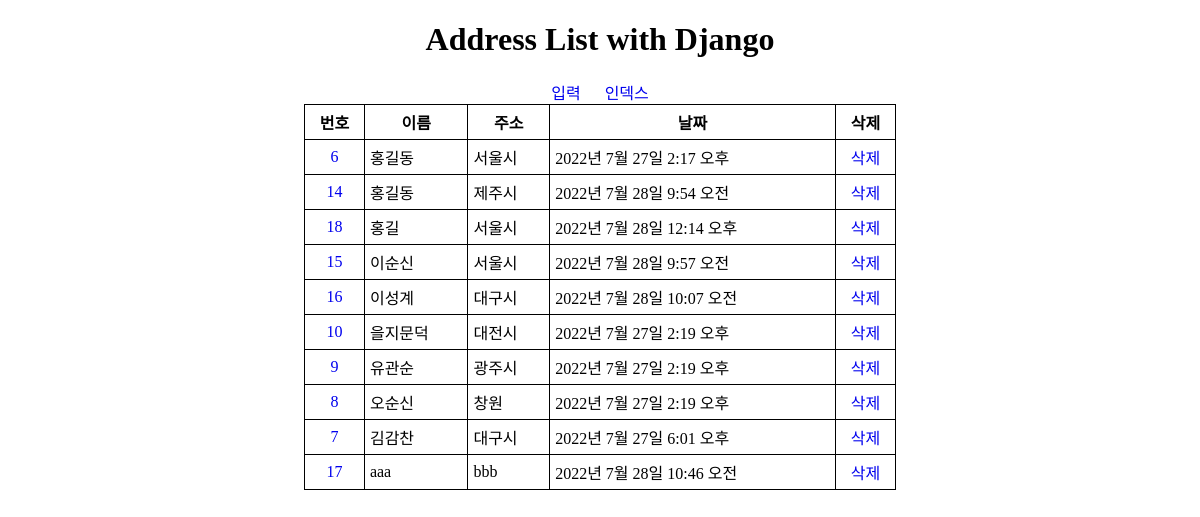
The app's page /pjsapp/list/, older data.
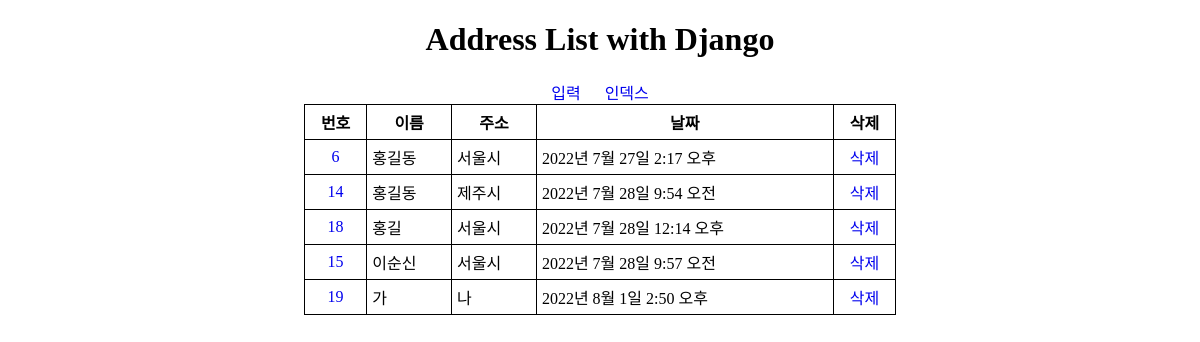
The same page, newer data.
### pjsapp/models.py (models this page shows)
class Address(models.Model):
    name = models.CharField(max_length=200)
    addr = models.TextField()
    rdate = models.DateTimeField()

### pjsapp/views.py (the view)
# urls.py: path('list/', views.list, name='list'), #추가
def list(request):
    template = loader.get_template('list.html')
    addresses = Address.objects.all().order_by('-name', 'addr', '-id').values()
    context = {
        'addresses':addresses,
    }
    return HttpResponse(template.render(context, request))

### pjsapp/templates/list.html (shortened to what this page needs)
<!DOCTYPE html>
<html>
	<head>
	</head>
	<body style="text-align:center">
		<center>
			<h1>
				Address List with Django
			</h1>
			<a href='../write'>입력</a>
            <a href='../'>인덱스</a><br/>
			<table border='1' cellpadding='7' cellspacing='2' width='50%'>
			<tr>
			<th>번호</th>
			<th>이름</th>
			<th>주소</th>
			<th>날짜</th>
			<th>삭제</th>
			</tr>
            {% for address in addresses %}
			<tr>
			<td align='center'><a href="../update/{{address.id}}">{{address.id}}</a></td>
			<td>{{address.name}}</td>
			<td>{{address.addr}}</td>
			<td>{{address.rdate}}</td>
			<td align='center'><a href="../delete/{{address.id}}">삭제</a></td>
			</tr>
            {% endfor %}
			</table>
		</center>
	</body>
</html>

Row changes from the older to the newer data that the page shows:
removed Address: id "16", name "이성계", addr "대구시", rdate "2022년 7월 28일 10:07 오전"
removed Address: id "10", name "을지문덕", addr "대전시", rdate "2022년 7월 27일 2:19 오후"
removed Address: id "9", name "유관순", addr "광주시", rdate "2022년 7월 27일 2:19 오후"
removed Address: id "8", name "오순신", addr "창원", rdate "2022년 7월 27일 2:19 오후"
removed Address: id "7", name "김감찬", addr "대구시", rdate "2022년 7월 27일 6:01 오후"
removed Address: id "17", name "aaa", addr "bbb", rdate "2022년 7월 28일 10:46 오전"
added Address: id "19", name "가", addr "나", rdate "2022년 8월 1일 2:50 오후"
